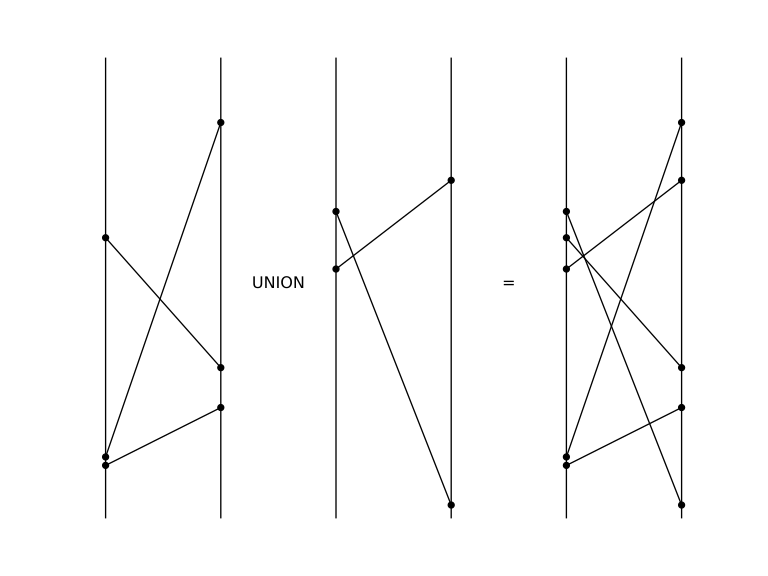

Write the Python code that produced this figure.
import matplotlib.pyplot as plt
import numpy as np
np.random.seed(43)
import draw

fig, ax = plt.subplots(1,1)
ax.axis('equal')
plt.axis([0, 1.25, 0, 1])
ax.axis('off')
N=3
draw.draw_column(ax,0)
draw.draw_column(ax,0.25)
y0 = list(np.random.rand(N))
y1 = list(np.random.rand(N))
points_0 = [draw.Point(x=0, y=y) for y in y0]
points_1 = [draw.Point(x=0.25, y=y) for y in y1]
lines_0 = [draw.LineSegment(p0,p1) for (p0,p1) in zip(points_0,points_1)]
for line in lines_0:
    draw.draw_line_segment(ax, line)

plt.text(0.375,0.5, "UNION", horizontalalignment="center" )

M=2
draw.draw_column(ax,0.5)
draw.draw_column(ax,0.75)
y2 = list(np.random.rand(M))
y3 = list(np.random.rand(M))
points_2 = [draw.Point(x=0.5, y=y) for y in y2]
points_3 = [draw.Point(x=0.75, y=y) for y in y3]
for a,b in zip(points_2, points_3):
    draw.draw_line_segment(ax, draw.LineSegment(a,b))

plt.text(0.875,0.5, "=", horizontalalignment="center")
draw.draw_column(ax,1.0)
draw.draw_column(ax,1.25)
for ya,yb in zip(y0+y2, y1+y3):
    a, b = draw.Point(x=1.0,y=ya), draw.Point(x=1.25,y=yb)
    draw.draw_line_segment(ax, draw.LineSegment(a,b))

plt.savefig("union.pdf")
